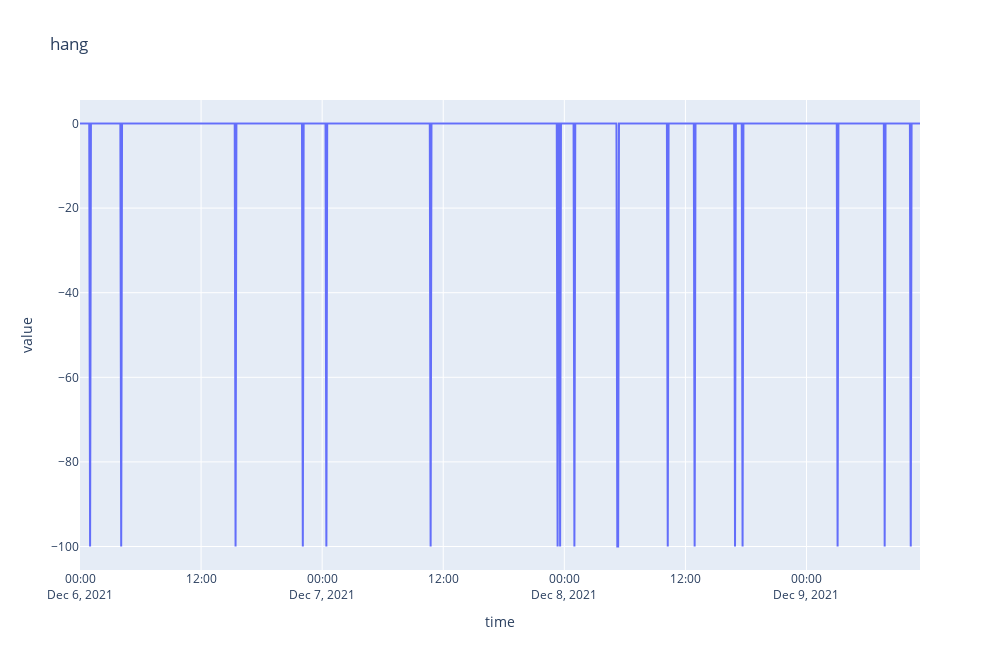

This figure's notebook cell:
### Code cell
plot_indicators(candles,['hang'])

### Figure 1 — Plotly figure (JSON) as saved in the notebook; plotly's stock layout.template omitted (floating-point values rounded to 4 significant figures; data arrays with more than 128 entries replaced by an {"elided": "..."} marker saying what was removed)
{"data": [{"mode": "lines", "name": "hang", "type": "scatter", "x": {"elided": "1000 str values"}, "y": {"elided": "1000 int values"}}], "layout": {"height": 650, "title": {"text": "hang"}, "width": 1000, "xaxis": {"autorange": true, "range": ["2021-12-06", "2021-12-09 11:15"], "title": {"text": "time"}, "type": "date"}, "yaxis": {"autorange": true, "range": [-105.6, 5.556], "title": {"text": "value"}, "type": "linear"}}}
